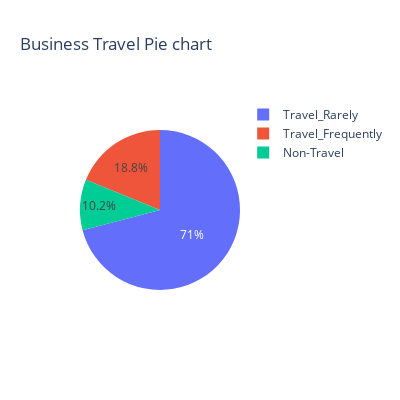

The cell this chart's notebook holds for it:
### Markdown cell above
### BusinessTravel
The frequency of business travel for the employee. **Categorical**

### Code cell
business_travel_counts = data['BusinessTravel'].value_counts().reset_index()
business_travel_counts.columns = ['BusinessTravel', 'Count']

fig = px.pie(business_travel_counts, values='Count', names='BusinessTravel', 
             title='Business Travel Pie chart', width=400, height=400)
fig.show()

### Figure 1 — Plotly figure (JSON) as saved in the notebook; plotly's stock layout.template omitted (floating-point values rounded to 4 significant figures)
{"data": [{"domain": {"x": [0, 1], "y": [0, 1]}, "hovertemplate": "BusinessTravel=%{label}<br>Count=%{value}<extra></extra>", "labels": ["Travel_Rarely", "Travel_Frequently", "Non-Travel"], "legendgroup": "", "name": "", "showlegend": true, "type": "pie", "values": [1043, 277, 150]}], "layout": {"height": 400, "legend": {"tracegroupgap": 0}, "title": {"text": "Business Travel Pie chart"}, "width": 400}}
